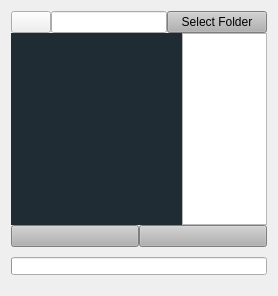
          <widget class="QWidget" name="tab_2">
           <attribute name="title">
            <string>Folder Crop</string>
           </attribute>
           <layout class="QVBoxLayout" name="verticalLayout_9">
            <item>
             <layout class="QVBoxLayout" name="verticalLayout_4">
              <property name="spacing">
               <number>0</number>
              </property>
              <property name="leftMargin">
               <number>0</number>
              </property>
              <property name="topMargin">
               <number>0</number>
              </property>
              <property name="rightMargin">
               <number>0</number>
              </property>
              <property name="bottomMargin">
               <number>0</number>
              </property>
              <item>
               <layout class="QVBoxLayout" name="verticalLayout_6" stretch="3,30,3,1">
                <property name="spacing">
                 <number>0</number>
                </property>
                <property name="leftMargin">
                 <number>0</number>
                </property>
                <property name="topMargin">
                 <number>0</number>
                </property>
                <property name="rightMargin">
                 <number>0</number>
                </property>
                <property name="bottomMargin">
                 <number>0</number>
                </property>
                <item>
                 <layout class="QHBoxLayout" name="horizontalLayout_5" stretch="10">
                  <property name="spacing">
                   <number>0</number>
                  </property>
                  <property name="leftMargin">
                   <number>0</number>
                  </property>
                  <property name="topMargin">
                   <number>0</number>
                  </property>
                  <property name="rightMargin">
                   <number>0</number>
                  </property>
                  <property name="bottomMargin">
                   <number>0</number>
                  </property>
                  <item>
                   <layout class="QGridLayout" name="gridLayout_18">
                    <property name="spacing">
                     <number>0</number>
                    </property>
                    <item row="1" column="1">
                     <widget class="QLineEdit" name="lineEdit_2">
                      <property name="text">
                       <string/>
                      </property>
                     </widget>
                    </item>
                    <item row="1" column="0">
                     <widget class="QPushButton" name="reload_pushButton_2">
                      <property name="text">
                       <string/>
                      </property>
                      <property name="icon">
                       <iconset resource="../resources.qrc">
                        <normaloff>:/icons/icons/reload.svg</normaloff>:/icons/icons/reload.svg</iconset>
                      </property>
                     </widget>
                    </item>
                    <item row="1" column="2">
                     <widget class="QPushButton" name="FolderPushButton_1">
                      <property name="minimumSize">
                       <size>
                        <width>100</width>
                        <height>0</height>
                       </size>
                      </property>
                      <property name="maximumSize">
                       <size>
                        <width>100</width>
                        <height>16777215</height>
                       </size>
                      </property>
                      <property name="styleSheet">
                       <string notr="true">background: #b1b1b1</string>
                      </property>
                      <property name="text">
                       <string>Select Folder</string>
                      </property>
                      <property name="icon">
                       <iconset resource="../resources.qrc">
                        <normaloff>:/icons/icons/folder.svg</normaloff>:/icons/icons/folder.svg</iconset>
                      </property>
                     </widget>
                    </item>
                   </layout>
                  </item>
                 </layout>
                </item>
                <item>
                 <layout class="QHBoxLayout" name="horizontalLayout_6" stretch="4,2">
                  <property name="spacing">
                   <number>0</number>
                  </property>
                  <property name="leftMargin">
                   <number>0</number>
                  </property>
                  <property name="topMargin">
                   <number>0</number>
                  </property>
                  <property name="rightMargin">
                   <number>0</number>
                  </property>
                  <property name="bottomMargin">
                   <number>0</number>
                  </property>
                  <item>
                   <layout class="QGridLayout" name="gridLayout_22">
                    <property name="spacing">
                     <number>0</number>
                    </property>
                    <item row="0" column="0">
                     <widget class="QLabel" name="crop_label_2">
                      <property name="sizePolicy">
                       <sizepolicy hsizetype="Ignored" vsizetype="Ignored">
                        <horstretch>0</horstretch>
                        <verstretch>0</verstretch>
                       </sizepolicy>
                      </property>
                      <property name="styleSheet">
                       <string notr="true">background: #1f2c33</string>
                      </property>
                      <property name="text">
                       <string/>
                      </property>
                      <property name="scaledContents">
                       <bool>true</bool>
                      </property>
                      <property name="alignment">
                       <set>Qt::AlignCenter</set>
                      </property>
                     </widget>
                    </item>
                   </layout>
                  </item>
                  <item>
                   <layout class="QGridLayout" name="gridLayout_23">
                    <property name="spacing">
                     <number>0</number>
                    </property>
                    <item row="0" column="0">
                     <widget class="QTreeView" name="treeView"/>
                    </item>
                   </layout>
                  </item>
                 </layout>
                </item>
                <item>
                 <layout class="QHBoxLayout" name="horizontalLayout_7">
                  <property name="leftMargin">
                   <number>0</number>
                  </property>
                  <property name="topMargin">
                   <number>0</number>
                  </property>
                  <property name="rightMargin">
                   <number>0</number>
                  </property>
                  <property name="bottomMargin">
                   <number>0</number>
                  </property>
                  <item>
                   <layout class="QGridLayout" name="gridLayout_25">
                    <property name="spacing">
                     <number>0</number>
                    </property>
                    <item row="0" column="0">
                     <widget class="QPushButton" name="CropPushButton_2">
                      <property name="sizePolicy">
                       <sizepolicy hsizetype="Expanding" vsizetype="Expanding">
                        <horstretch>0</horstretch>
                        <verstretch>0</verstretch>
                       </sizepolicy>
                      </property>
                      <property name="styleSheet">
                       <string notr="true">background: #b1b1b1</string>
                      </property>
                      <property name="text">
                       <string/>
                      </property>
                      <property name="icon">
                       <iconset>
                        <normaloff>../icons/crop.svg</normaloff>../icons/crop.svg</iconset>
                      </property>
                     </widget>
                    </item>
                   </layout>
                  </item>
                  <item>
                   <layout class="QGridLayout" name="gridLayout_26">
                    <property name="spacing">
                     <number>0</number>
                    </property>
                    <item row="0" column="0">
                     <widget class="QPushButton" name="CancelPushButton_1">
                      <property name="sizePolicy">
                       <sizepolicy hsizetype="Expanding" vsizetype="Expanding">
                        <horstretch>0</horstretch>
                        <verstretch>0</verstretch>
                       </sizepolicy>
                      </property>
                      <property name="styleSheet">
                       <string notr="true">background: #b1b1b1</string>
                      </property>
                      <property name="text">
                       <string/>
                      </property>
                      <property name="icon">
                       <iconset>
                        <normaloff>../icons/cancel.svg</normaloff>../icons/cancel.svg</iconset>
                      </property>
                     </widget>
                    </item>
                   </layout>
                  </item>
                 </layout>
                </item>
                <item>
                 <layout class="QGridLayout" name="gridLayout_28">
                  <property name="topMargin">
                   <number>10</number>
                  </property>
                  <property name="bottomMargin">
                   <number>10</number>
                  </property>
                  <item row="0" column="0">
                   <widget class="QProgressBar" name="progressBar_1">
                    <property name="sizePolicy">
                     <sizepolicy hsizetype="Expanding" vsizetype="Expanding">
                      <horstretch>0</horstretch>
                      <verstretch>0</verstretch>
                     </sizepolicy>
                    </property>
                    <property name="minimumSize">
                     <size>
                      <width>0</width>
                      <height>18</height>
                     </size>
                    </property>
                    <property name="maximumSize">
                     <size>
                      <width>16777215</width>
                      <height>18</height>
                     </size>
                    </property>
                    <property name="value">
                     <number>0</number>
                    </property>
                    <property name="textVisible">
                     <bool>false</bool>
                    </property>
                   </widget>
                  </item>
                 </layout>
                </item>
               </layout>
              </item>
             </layout>
            </item>
           </layout>
          </widget>
